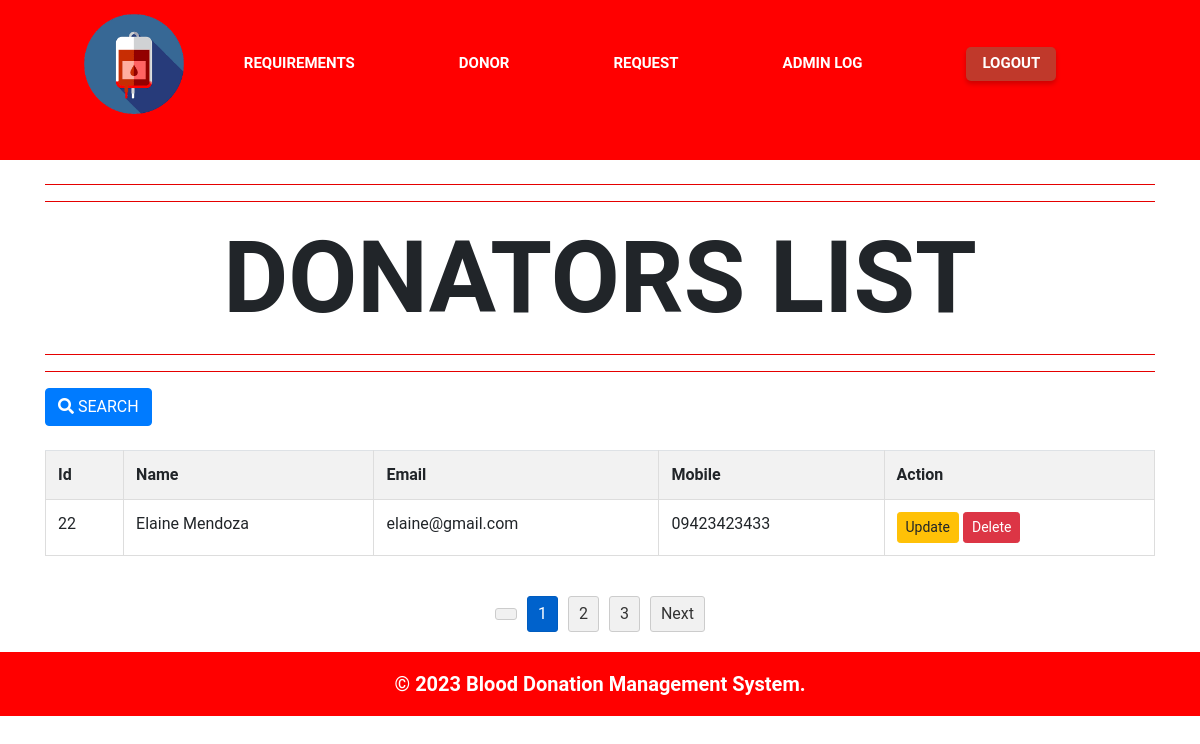
/donor.php (signed in), run on the app's committed database.
### tables this page shows
CREATE TABLE `users` (
  `id` int(255) NOT NULL,
  `username` varchar(255) NOT NULL,
  `email` varchar(255) NOT NULL,
  `password` varchar(255) NOT NULL,
  `mobile` varchar(11) NOT NULL,
  `secretword` varchar(255) NOT NULL
);

### donor.php (the view, shortened to what this page needs)
<!DOCTYPE html>
<html lang="en">
<head>
    <link rel="stylesheet" href="https://cdn.jsdelivr.net/npm/bootstrap@4.6.2/dist/css/bootstrap.min.css">
    <link rel="stylesheet" href="https://cdn.jsdelivr.net/npm/bootstrap-icons@1.10.2/font/bootstrap-icons.css"
 />
    <link href="https://cdnjs.cloudflare.com/ajax/libs/font-awesome/5.15.4/css/all.min.css" rel="stylesheet">
    <link
    rel="stylesheet"
    href="https://cdnjs.cloudflare.com/ajax/libs/animate.css/4.1.1/animate.min.css"
  />
</head>
<body  class="animate__animated animate__fadeIn">
    <section class="header">
        <nav>
            <a href="dashboard.php"><img src="trial.png" /></a>
            <div class="nav-links" id="navLinks">
                <ul>
                    <li><a href="admin_requirements.php">REQUIREMENTS</a></li>
                    <li><a href="donor.php">DONOR</a></li>
                    <li><a href="request.php">REQUEST</a></li>
                    <li><a href="admin_log.php">ADMIN LOG</a></li>
                    <li><a href="admin_logout.php" class="logout-button">LOGOUT</a></li>
                </ul>
            </div>
        </nav>
    </section>
    <div class="container mt-5">
                <hr  class="animate__animated animate__backInLeft " color="red">
                <hr  class="animate__animated animate__backInLeft "color="red">
                <h1 class="animate__animated animate__backInLeft text-center ">DONATORS LIST</h1>
                <hr class="animate__animated animate__backInLeft " color="red">
                <hr class="animate__animated animate__backInLeft " color="red">
                <a href="donor_search.php" class="btn btn-primary"><i class="fas fa-search"></i> SEARCH<a>
                <div class="animate__animated animate__flipInY table-responsive mt-4">
                    <table class="table table-striped table-hover">
                        <tr>
                            <th>Id</th>
                            <th>Name</th>
                            <th>Email</th>
                            <th>Mobile</th>
                            <th>Action</th>
                        </tr>
                        <?php
    include 'connection.php';
    $records_per_page = 1;
    $current_page = isset($_GET['page']) ? $_GET['page'] : 1;
    $offset = ($current_page - 1) * $records_per_page;
    $sql = "SELECT * FROM users ORDER BY id DESC LIMIT $offset, $records_per_page";
    $result = $conn->query($sql);
    if ($result->num_rows > 0) {
        while($row = $result->fetch_assoc()) {
            echo "<tr>";
            echo "<td>".$row['id']."</td>";
            echo "<td>".$row['username']."</td>";
            echo "<td>".$row['email']."</td>";
            echo "<td>".$row['mobile']."</td>";
            echo "<td>
                    <a href='donor_update.php?id=".$row['id']."' ' class='btn btn-sm btn-warning'>Update</a>
                    <a href='donor_delete.php?id=".$row['id']."' onclick='return confirm(\"Are you sure?\")' class='btn btn-sm btn-danger'>Delete</a>
                </td>";
            echo "</tr>";
        }
    } else {
        echo "<tr><td colspan='10'>No records found</td></tr>";
    }
?>
                    </table>
                </div>
    </div>
    <div class="pagination mt-4">
        <?php
    $total_records_sql = "SELECT COUNT(*) AS count FROM users";
    $total_records_result = $conn->query($total_records_sql);
    $total_records = $total_records_result->fetch_assoc()['count'];
    $total_pages = ceil($total_records / $records_per_page);
    for ($i = 1; $i <= $total_pages; $i++) {
        if ($i == $current_page) {
            echo "<a href='donor.php?page=" . $i . "' class='btn btn-primary active'>" . $i . "</a>";
        } else {
            echo "<a href='donor.php?page=" . $i . "' class='btn btn-primary'>" . $i . "</a>";
        }
    }
    if ($current_page < $total_pages) {
        echo "<a href='donor.php?page=" . ($current_page + 1) . "' class='btn btn-primary'>Next</a>";
    }
    ?>
    </div>
    <section class="footer">
    <h3>&copy; 2023 Blood Donation Management System.</h3>
</section>
</body>
</html>

### donor.php (style rules this page uses)
* { margin: 0; padding: 0; font-family: "Roboto", sans-serif; }
.header { width: 100%; background-color: red; background-size: cover; height: 20vh; margin-bottom: -24px; }
nav { display: flex; padding: 0% 7%; justify-content: space-between; align-items: center; padding-top:14px; }
nav img { width: 100px; }
.nav-links { flex: 1; text-align: center; }
.nav-links ul { padding: 0; margin: 0; text-align: center; }
.nav-links ul li { list-style: none; display: inline-block; padding: 0 50px; position: relative; }
.nav-links ul li a { color: white; text-decoration: none; font-size: 15px; font-weight: bolder; }
.nav-links ul li a::after { content: ""; width: 0%; height: 2px; background: yellow; display: block; margin: auto; transition: 0.5s; }
.logout-button { display: inline-block; padding: 5px 16px; font-size: 16px; font-weight: bold; text-align: center; text-decoration: none; background-color: #c0392b; border: none; border-radius: 5px; box-shadow: 0px 3px 5px rgba(0, 0, 0, 0.2); transition: background-color 0.2s ease-in-out; }
.text-center { font-size:100px; font-weight: bolder; }
.pagination { margin-top: 20px; display: flex; justify-content: center; align-items: center; padding-bottom:20px; }
.pagination a { margin: 0 5px; text-decoration: none; padding: 5px 10px; border: 1px solid #ccc; border-radius: 3px; background-color: #f1f1f1; color: #333; }
.pagination a.active { background-color: #007bff; color: #fff; }
.footer { width: 100%; background-color: red; text-align: center; background-size: cover; color: white; padding: 20px 0; padding-bottom:12px; }
.footer h3 { font-size: 20px; font-weight:bolder; }
table th, table td { padding: 10px; text-align: left; border: 1px solid #ddd; cursor: pointer; }

### data on the page
users: id "22", username "Elaine Mendoza", email "elaine@gmail.com", mobile "09423423433"
